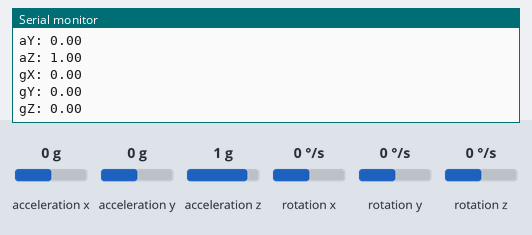
The sketch below on a simulated ESP32. Shown: the last lines printed to the serial monitor. The test bench sets the inputs (shaded band); at power-on: acceleration x 0 g, acceleration y 0 g, acceleration z 1 g, rotation x 0 °/s, rotation y 0 °/s, rotation z 0 °/s.

Above: at 1.2 s.
1.3 s: acceleration x set to -1.4 g
2.8 s: acceleration y set to -1.4 g
4.3 s: acceleration z set to -1.4 g
5.8 s: rotation x set to -192 °/s
At 6.5 s:
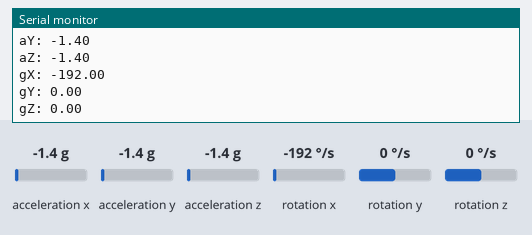
7.3 s: rotation y set to -192 °/s
At 7.9 s:
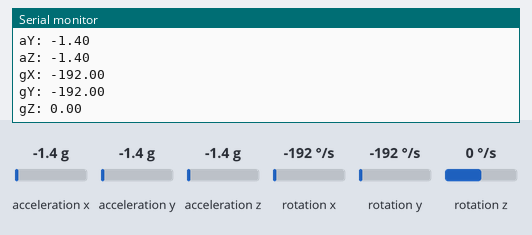

Measured:
- after the input at 5.8 s, the serial monitor: prints a new line after 0.25 s (image 1)
- after the input at 7.3 s, the serial monitor: prints a new line after 0.26 s (image 2)

The sketch:

GetDataImu9250.ino
```cpp
#include <MPU9250_asukiaaa.h>

#ifdef _ESP32_HAL_I2C_H_
#define SDA_PIN 21
#define SCL_PIN 22
#endif

MPU9250_asukiaaa mySensor;
float aX, aY, aZ ,gX, gY, gZ;

void setup() {
  Serial.begin(115200);
  while(!Serial);
  Serial.println("started");

#ifdef _ESP32_HAL_I2C_H_ // For ESP32
  Wire.begin(SDA_PIN, SCL_PIN);
  mySensor.setWire(&Wire);
#endif

  mySensor.beginAccel();
  mySensor.beginGyro();
  mySensor.beginMag();
}

void loop() {

  if (mySensor.accelUpdate() == 0) {
    aX = mySensor.accelX();
    aY = mySensor.accelY();
    aZ = mySensor.accelZ();
    Serial.println("aX: " + String(aX));
    Serial.println("aY: " + String(aY));
    Serial.println("aZ: " + String(aZ));
  } else {
    Serial.println("Cannod read accel values");
  }

  if (mySensor.gyroUpdate() == 0) {
    gX = mySensor.gyroX();
    gY = mySensor.gyroY();
    gZ = mySensor.gyroZ();
    Serial.println("gX: " + String(gX));
    Serial.println("gY: " + String(gY));
    Serial.println("gZ: " + String(gZ));
  } else {
    Serial.println("Cannot read gyro values");
  }
  delay(500);
}
```
